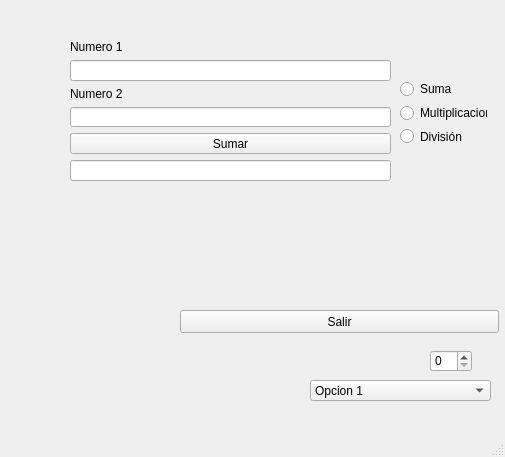
<?xml version="1.0" encoding="UTF-8"?>
<ui version="4.0">
 <class>MainWindow</class>
 <widget class="QMainWindow" name="MainWindow">
  <property name="geometry">
   <rect>
    <x>0</x>
    <y>0</y>
    <width>505</width>
    <height>457</height>
   </rect>
  </property>
  <property name="windowTitle">
   <string>MainWindow</string>
  </property>
  <property name="autoFillBackground">
   <bool>false</bool>
  </property>
  <widget class="QWidget" name="centralwidget">
   <widget class="QPushButton" name="boton_clickAca_2">
    <property name="geometry">
     <rect>
      <x>180</x>
      <y>310</y>
      <width>319</width>
      <height>23</height>
     </rect>
    </property>
    <property name="text">
     <string>Salir</string>
    </property>
   </widget>
   <widget class="QSpinBox" name="spinBox">
    <property name="geometry">
     <rect>
      <x>430</x>
      <y>350</y>
      <width>42</width>
      <height>22</height>
     </rect>
    </property>
   </widget>
   <widget class="QComboBox" name="comboBox">
    <property name="geometry">
     <rect>
      <x>310</x>
      <y>380</y>
      <width>181</width>
      <height>21</height>
     </rect>
    </property>
    <item>
     <property name="text">
      <string>Opcion 1</string>
     </property>
    </item>
    <item>
     <property name="text">
      <string>Opcion 2 </string>
     </property>
    </item>
    <item>
     <property name="text">
      <string>Opcion 3</string>
     </property>
    </item>
   </widget>
   <widget class="QWidget" name="">
    <property name="geometry">
     <rect>
      <x>70</x>
      <y>40</y>
      <width>321</width>
      <height>141</height>
     </rect>
    </property>
    <layout class="QVBoxLayout" name="verticalLayout">
     <item>
      <widget class="QLabel" name="label">
       <property name="text">
        <string>Numero 1</string>
       </property>
      </widget>
     </item>
     <item>
      <widget class="QLineEdit" name="numero1"/>
     </item>
     <item>
      <widget class="QLabel" name="label_2">
       <property name="text">
        <string>Numero 2</string>
       </property>
      </widget>
     </item>
     <item>
      <widget class="QLineEdit" name="numero2"/>
     </item>
     <item>
      <widget class="QPushButton" name="boton_clickAca">
       <property name="text">
        <string>Sumar</string>
       </property>
      </widget>
     </item>
     <item>
      <widget class="QLineEdit" name="resultado"/>
     </item>
    </layout>
   </widget>
   <widget class="QWidget" name="">
    <property name="geometry">
     <rect>
      <x>400</x>
      <y>80</y>
      <width>87</width>
      <height>65</height>
     </rect>
    </property>
    <layout class="QVBoxLayout" name="verticalLayout_2">
     <item>
      <widget class="QRadioButton" name="opcion1">
       <property name="text">
        <string>Suma</string>
       </property>
      </widget>
     </item>
     <item>
      <widget class="QRadioButton" name="opcion2">
       <property name="text">
        <string>Multiplicacion</string>
       </property>
      </widget>
     </item>
     <item>
      <widget class="QRadioButton" name="opcion3">
       <property name="text">
        <string>División</string>
       </property>
      </widget>
     </item>
    </layout>
   </widget>
  </widget>
  <widget class="QMenuBar" name="menubar">
   <property name="geometry">
    <rect>
     <x>0</x>
     <y>0</y>
     <width>505</width>
     <height>21</height>
    </rect>
   </property>
  </widget>
  <widget class="QStatusBar" name="statusbar"/>
 </widget>
 <resources/>
 <connections/>
</ui>
